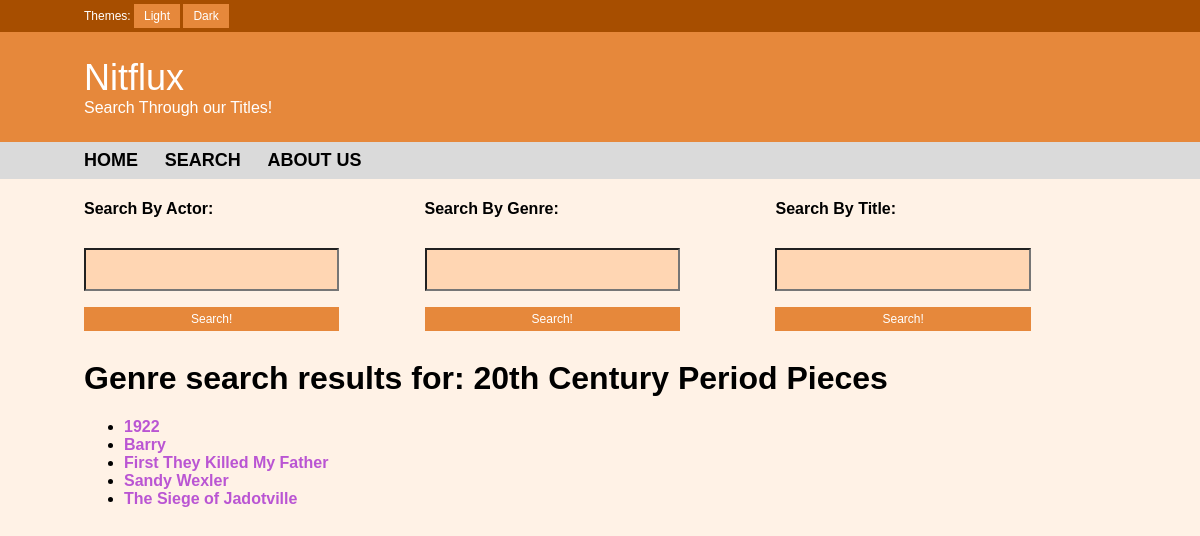
The app's page /search.php?genre=+20th+Century+Period+Pieces with its own data.
### tables this page shows
CREATE TABLE `genres` (
  `genre` varchar(48) NOT NULL,
  `name` varchar(200) NOT NULL
);

### search.php (the view, shortened to what this page needs)
<!DOCTYPE html>
<html>
<head>
  <link rel="stylesheet" type="text/css" href="style.css">
</head>
<body onload="checkCookie()">
<div id="loginbar" class="loginbar">
  Themes:
  <button type="button" class="mybutton" onclick="switchLight()">Light</button>
  <button type="button" class="mybutton" onclick="switchDark()">Dark</button>
</div>
  <div id="titlebar" class="titlebar">
    <span style="font-size: 36px">Nitflux&nbsp;</span>
    <br>
    <span style="font-size: 16px">Search Through our Titles!</span>
</div>
<div id="menubar" class="menubar">
  <a href="./index.html" class="menulink">home</a>
  <a href="./search.php" class="menulink">search</a>
  <a href="./about.html" class="menulink">about us</a>
</div>
<div id="titles" class="main">
<div class="column-left">
<span><h4>Search By Actor:</h4>
<form action="search.php" method="GET">
  <input class="input" type="text" name="actor" >
  <br>
  <input class="mybutton" type="submit" value="Search!">
</form></div>
<div class="column-center">
<h4>Search By Genre:</h4>
<form action="search.php" method="GET">
  <input class="input" type="text" name="genre" >
  <br>
  <input class="mybutton" type="submit" value="Search!">
</form></span></div>
<div class="column-right">
<h4>Search By Title:</h4>
<form action="search.php" method="GET">
  <input class="input" type="text" name="movie" >
  <br>
  <input class="mybutton" type="submit" value="Search!">
</form></span></div>
<?php
  if(isset($_GET['actor'])) {
    echo "<h1>Actor search results for: " . $_GET['actor'] . "</h1>";
  }
  else if (isset($_GET['genre'])) {
    echo "<h1>Genre search results for: " . $_GET['genre'] . "</h1>";
  }
?>
<ul><?php
    try {
      $db = getDB();
      if(isset($_GET['actor'])) {
        $actor = addslashes($_GET['actor']);
        $sql = "SELECT name FROM actors WHERE actor LIKE '%" . $actor . "%' ORDER by name";
      }
      else if (isset($_GET['genre'])) {
        $genre = addslashes($_GET['genre']);
        $sql = "SELECT name FROM genres WHERE genre LIKE '%" . $genre . "%' ORDER by name";
      }
      $stmt = $db->query($sql);
    } catch(PDOException $e) {
      echo '{"error":{"text":'. $e->getMessage() .'}}';
    }
    foreach ($stmt as $row) {
      $movie = $row['name'];
      $urlMovie = urlencode($movie);
      echo "<li><a class=\"bloglink\" href=\"http://localhost/nitflux/entry.php?movie="
       . $urlMovie . "\">" .  $movie . "</a></li>";
    }
  ?></ul>
</div>
</body>
</html>

### style.css (style rules this page uses)
body { font-family: "Trebuchet MS", Helvetica, sans-serif; margin: 0; background-color: #fff2e6; }
.column-left { float: left; width: 33%; }
.column-right { float: right; width: 33%; }
.column-center { display: inline-block; width: 33%; }
input { width: 75%; padding: 12px 20px; margin: 8px 0; box-sizing: border-box; background-color: #ffd6b3; }
.loginbar { background-color: rgb(167, 78, 0); font-size: 12px; color: white; padding: 4px 7% 4px 7%; }
.titlebar { background-color: rgb(230, 136, 59); padding: 25px 7% 25px 7%; color: white; }
.menubar { background-color: rgb(218, 218, 218); padding: 8px 7% 8px 7%; }
.main { padding-top: 0%; margin-top: 0%; background-color: #fff2e6; box-sizing: border-box; padding-left: 7%; padding-right: 7%; }
.mybutton { background-color: rgb(230, 136, 59); border: none; color: white; text-align: center; font-size: 12px; padding: 5px 10px; }
a.menulink { color: black; text-decoration: none; font-weight: bold; text-transform: uppercase; font-size: 18px; }
a.bloglink { color: mediumorchid; text-decoration: none; font-weight: bold; font-size: 16px; }

### records on screen
genres: name "1922"
genres: name "Barry"
genres: name "First They Killed My Father"
genres: name "Sandy Wexler"
genres: name "The Siege of Jadotville"

### other values on screen
$_GET['genre'] "20th Century Period Pieces"
